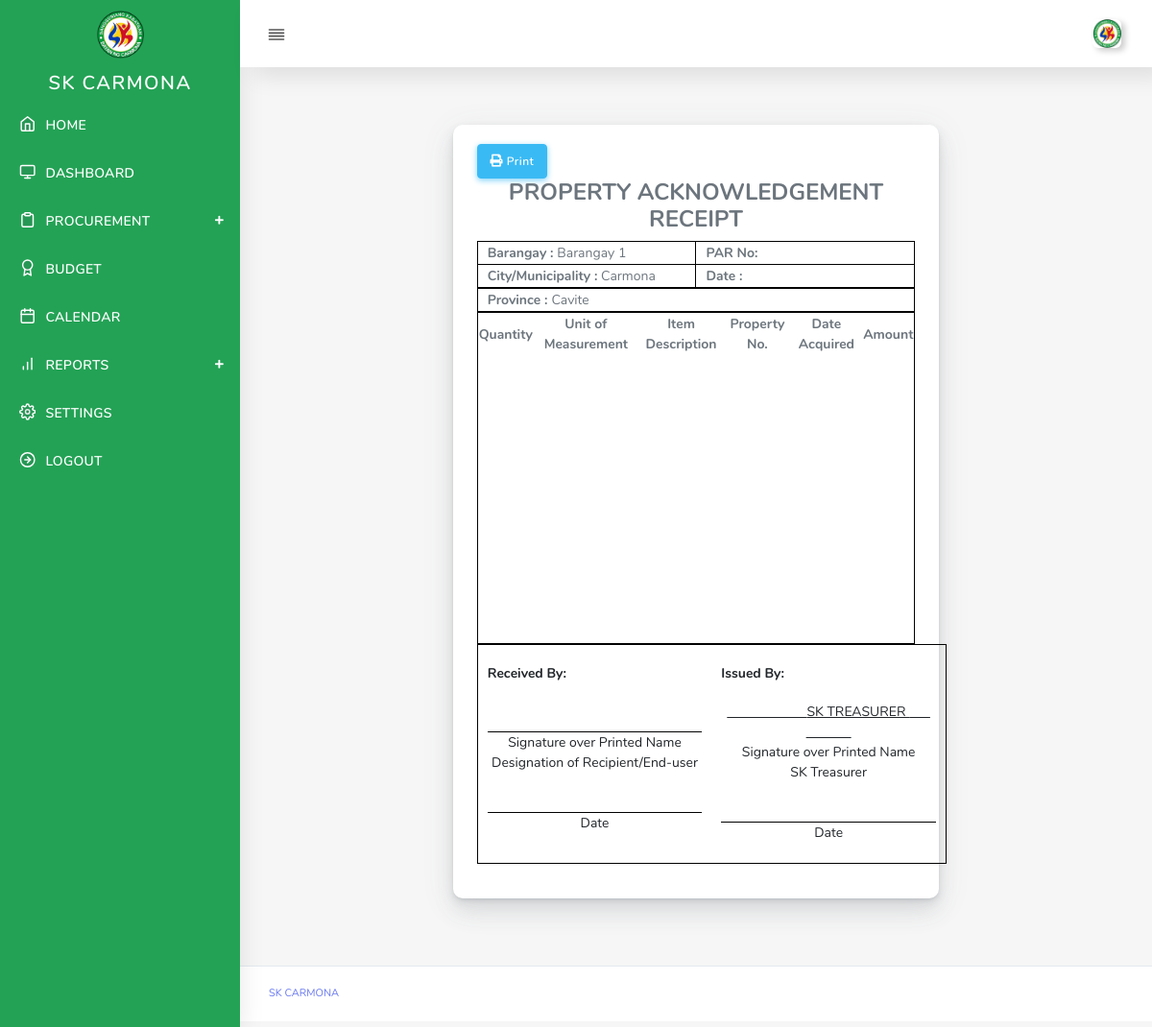
The app's page /user/procurement-pa-receipt.php (signed in) with its own data.
### tables this page shows
CREATE TABLE `skaccount` (
  `brgyID` int(11) NOT NULL,
  `barangay_name` varchar(32) NOT NULL,
  `username` varchar(32) NOT NULL,
  `password` varchar(32) NOT NULL,
  `img_profile` text NOT NULL,
  `sk_chairman` varchar(100) NOT NULL,
  `vice_chairman` varchar(100) NOT NULL,
  `secretary` varchar(100) NOT NULL,
  `member1` varchar(100) NOT NULL,
  `member2` varchar(100) NOT NULL,
  `member3` varchar(100) NOT NULL,
  `procuring` varchar(100) NOT NULL,
  `brgy_captain` varchar(100) NOT NULL,
  `committee_approriations` varchar(100) NOT NULL,
  `sk_treasurer` varchar(100) NOT NULL,
  `ai_committee` varchar(100) NOT NULL,
  `budget_officer` varchar(50) NOT NULL,
  `city` varchar(100) NOT NULL,
  `province` varchar(100) NOT NULL,
  `contact` varchar(100) NOT NULL
);

### controller/sk-procurement-reports.php (called while the page is built, shortened)
<?php
$data  = $_SESSION['brgyID'];

### user/procurement-pa-receipt.php (the view, shortened to what this page needs)
<?php include('header.php'); ?>
<?php include('nav.php'); ?>
<?php include('../controller/sk-procurement-reports.php'); ?>
	<div class="main-content">
	<div class="row justify-content-center">
	 <div class="col-7">
		    <div class="card">
                  <div class="card-body">
				  <button class="btn btn-info btn-md" type="button" onclick="printDiv('printableArea')"/><i class="fas fa-print"></i> Print </button>
					<?php
					$proid = base64_decode(urldecode($_GET['data']));
					$pr	   = $mysqli->query("SELECT * FROM pa_report where brgy_id='$data' and pro_id='$proid'");
					$prres = $pr->fetch_assoc();
					$brgy	 = $mysqli->query("SELECT * FROM skaccount where brgyID ='$data'");
					$brgyres = $brgy->fetch_assoc();
					?>
				  <div id="printableArea">
					  <center><h4>PROPERTY ACKNOWLEDGEMENT RECEIPT</h4> </center>
					  <table class="table-1" style="border:1px solid black;" >
						<tr>
							<td colspan="6"> <strong> Barangay : </strong>  <?php echo $brgyres['barangay_name'];?></td>
							<td colspan="6"><strong> PAR No:</strong>  <?php echo $prres['prno'];?></td>
						</tr>
						<tr>
							<td colspan="6"><strong> City/Municipality :</strong>  <?php echo $brgyres['city'];?></td>
							<td colspan="6"><strong> Date : </strong> <?php echo $prres['date_pa'];?> </td>
						</tr>
                      </table>
					  <table class="table-1" style="border:1px solid black;" >
						<tr>
							<td colspan="6"> <strong> Province : </strong>  <?php echo $brgyres['province'];?></td>
						</tr>
                      </table>
                      <table class="table-2" style="border:1px solid black;width: 100%;">
                        <thead>
                          <tr>
                            <th class="text-center">Quantity</th>
                            <th class="text-center">Unit of Measurement</th>
                            <th class="text-center">Item Description</th>
                            <th class="text-center">Property No.</th>
                            <th class="text-center">Date Acquired</th>
                            <th class="text-center">Amount</th>
                          </tr>
                        </thead>
						<tbody>
						<tr><td   colspan="6" class="text-center"></td></tr>
						</tbody>
                      </table>
					    <table class="table" style="border:1px solid black;" >
						<tr>
							<td colspan="6"> <strong>Received By:</td>
							<td colspan="6"> <strong>Issued By:</td>
						</tr>
						<tr style=" height: 100px;">
							<td colspan="6" class="text-center">
							<span style="border-bottom: 1px solid black; padding-left: 220px">&nbsp;</span>
							<br> Signature over Printed Name <br>Designation of Recipient/End-user
							<br>
							<br>
							<span style="border-bottom: 1px solid black; padding-left: 220px">&nbsp;</span>
							<br>
							Date
							<br>
							<br>
							</td>
							<td colspan="6" class="text-center">
							<u>
							 &nbsp;&nbsp;&nbsp; &nbsp;&nbsp;&nbsp;<?php echo strtoupper($brgyres['sk_treasurer']);?>
							</u>
							<br> Signature over Printed Name <br> SK Treasurer
							<br>
							<br>
							<span style="border-bottom: 1px solid black; padding-left: 220px">&nbsp;</span>
							<br>
							Date
							<br>
							<br>
							</td>
						</tr>
                      </table>
                  </div>
                </div>
                </div>
           </div>
           </div>
   </div>
<?php require('footer.php'); ?>

### user/nav.php (shortened to what this page needs)
<?php
include('../config/database.php');
$data     = $_SESSION['brgyID'];
$settings1 = $mysqli->query("SELECT * FROM skaccount where brgyID ='$data'");
while($val1 = $settings1->fetch_object()){
	$profile =  $val1->img_profile;
}
?>
<body>
  <div id="app">
    <div class="main-wrapper main-wrapper-1">
      <div class="navbar-bg"></div>
      <nav class="navbar navbar-expand-lg main-navbar sticky">
        <div class="form-inline mr-auto">
          <ul class="navbar-nav mr-3">
            <li><a href="#" data-toggle="sidebar" class="nav-link nav-link-lg collapse-btn"> <i data-feather="align-justify"></i></a></li>
          </ul>
        </div>
        <ul class="navbar-nav navbar-right">
          <li class="dropdown"><a href="#" data-toggle="dropdown"
              class="nav-link dropdown-toggle nav-link-lg nav-link-user"> <img alt="image" src="../assets/img/barangay/<?php echo $profile;?>"
                class="user-img-radious-style"> <span class="d-sm-none d-lg-inline-block"></span></a>
          </li>
        </ul>
      </nav>
      <div class="main-sidebar sidebar-style-2">
        <aside id="sidebar-wrapper" >
          <div class="sidebar-brand">
            <a href="#"> <img alt="image" src="../assets/img/sk-logo.png" class="header-logo" />
            </a>
          </div>
          <ul class="sidebar-menu" style="background-color:#23a255 !important;">
            <li class="menu-header"><center>SK CARMONA</center></li>
            <li class="dropdown <?php echo $index;?>">
              <a href="index.php" class="nav-link"><i data-feather="home"></i><span>HOME</span></a>
            </li>
			<li class="dropdown <?php echo $dashboard;?>">
              <a href="dashboard.php" class="nav-link"><i data-feather="monitor"></i><span>DASHBOARD</span></a>
            </li>
			<li class="dropdown <?php echo $procurement;?>">
              <a href="procurement.php" class="menu-toggle nav-link has-dropdown"><i data-feather="clipboard"></i><span>PROCUREMENT</span></a>
            </li>
			<li class="dropdown <?php echo $budget;?>">
              <a href="budget.php" class="nav-link"><i data-feather="award"></i><span>BUDGET </span></a>
            </li>
			<li class="dropdown <?php echo $calendar;?>">
              <a href="calendar.php" class="nav-link"><i data-feather="calendar"></i><span>CALENDAR </span></a>
            </li>
			<li class="dropdown <?php echo $reports;?>">
              <a href="announcement.php" class="menu-toggle nav-link has-dropdown"><i data-feather="bar-chart"></i><span>REPORTS </span></a>
            </li>
			<li class="dropdown <?php echo $settings;?>">
              <a href="settings.php" class="nav-link"><i data-feather="settings"></i><span> SETTINGS </span></a>
            </li>
			<li class="dropdown ">
              <a href="logout.php" class="nav-link"><i data-feather="arrow-right-circle"></i><span>LOGOUT</span></a>
            </li>
          </ul>
        </aside>
      </div>

### user/procurement-pa-receipt.php (style rules this page uses)
.table-1 { width: 100%; table-layout: fixed; }
.table-1 td { border: 1pt solid black; padding-left: 10px; }
.table-2 tbody tr:last-child { height:300px; }

### records on screen
skaccount: img_profile (picture), barangay_name "Barangay 1", city "Carmona", province "Cavite", sk_treasurer "SK TREASURER"
